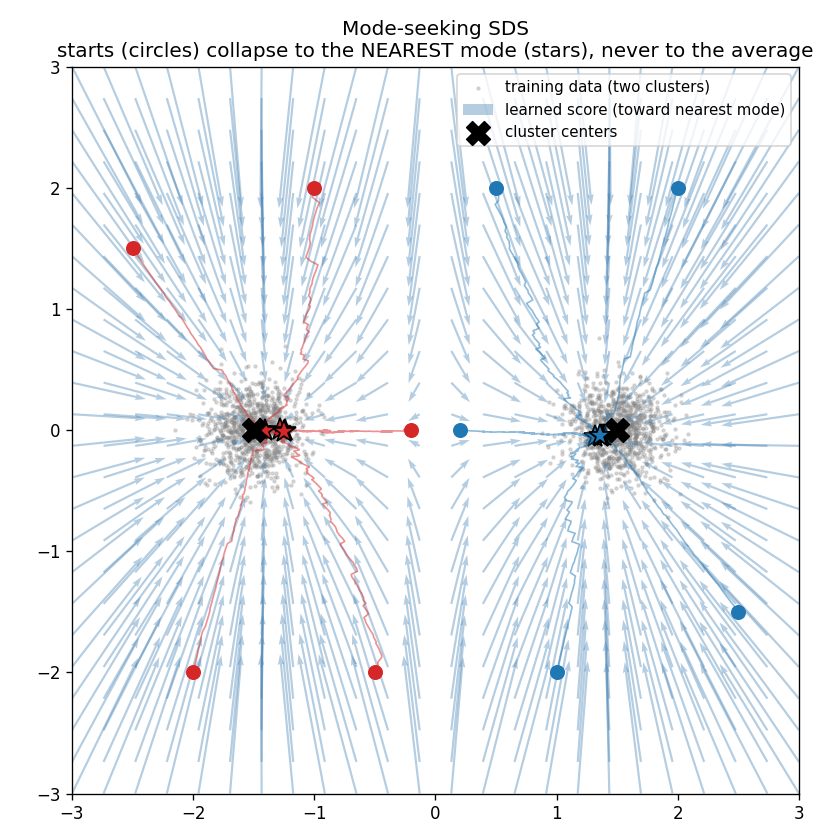

Write the Python code that produced this figure.
"""
SDS on the two-cluster diffusion model -- demonstrates mode-seeking.

Each starting point gets pulled toward the NEAREST cluster, not toward an
average of both. That is the core "mode-seeking" property of SDS that makes
DreamFusion outputs look like one canonical example rather than a blend.

Run:
    python experimental/sds_2d_clusters.py

Reads:
    experimental/ckpt_diffusion_2d_clusters.pt
Writes:
    experimental/sds_2d_clusters.png
"""

import os
import numpy as np
import torch
import matplotlib.pyplot as plt

from diffusion_2d import (
    TinyEpsNet, DEVICE, alpha_bars, sqrt_ab, sqrt_1mab,
)
from train_diffusion_2d_clusters import sample_clusters, CENTERS


CKPT_PATH = "experimental/ckpt_diffusion_2d_clusters.pt"
PLOT_PATH = "experimental/sds_2d_clusters.png"


def load_model():
    if not os.path.exists(CKPT_PATH):
        raise FileNotFoundError(
            f"No checkpoint at {CKPT_PATH}. Run "
            f"`python experimental/train_diffusion_2d_clusters.py` first."
        )
    model = TinyEpsNet().to(DEVICE)
    model.load_state_dict(
        torch.load(CKPT_PATH, map_location=DEVICE, weights_only=True)
    )
    model.eval()
    return model


def run_sds(model, theta_init, steps=400, lr=0.05, t_min=20, t_max=80):
    theta = torch.tensor(theta_init, dtype=torch.float32, device=DEVICE)
    traj = [theta.detach().cpu().numpy().copy()]

    for _ in range(steps):
        t = torch.randint(t_min, t_max, (1,), device=DEVICE)
        eps = torch.randn(2, device=DEVICE)
        x_t = sqrt_ab[t] * theta + sqrt_1mab[t] * eps

        with torch.no_grad():
            eps_pred = model(x_t[None], t)[0]

        w = (1 - alpha_bars[t])
        grad = w * (eps_pred - eps)
        theta = theta - lr * grad
        traj.append(theta.detach().cpu().numpy().copy())

    return np.stack(traj)


def plot(model, trajectories, save_to):
    fig, ax = plt.subplots(figsize=(7, 7))

    data = sample_clusters(2000).cpu().numpy()
    ax.scatter(data[:, 0], data[:, 1], s=3, alpha=0.25, color='gray',
               label='training data (two clusters)')

    # Score field
    grid = torch.linspace(-3, 3, 24, device=DEVICE)
    X, Y = torch.meshgrid(grid, grid, indexing='xy')
    pts = torch.stack([X.flatten(), Y.flatten()], dim=1)
    t_vis = torch.full((pts.shape[0],), 40, dtype=torch.long, device=DEVICE)
    with torch.no_grad():
        score = -model(pts, t_vis) / sqrt_1mab[40]
    U = score[:, 0].reshape(X.shape).cpu().numpy()
    V = score[:, 1].reshape(Y.shape).cpu().numpy()
    ax.quiver(X.cpu().numpy(), Y.cpu().numpy(), U, V, color='steelblue',
              alpha=0.4, scale=80, width=0.003,
              label='learned score (toward nearest mode)')

    # Color trajectories by which cluster they end up nearest to.
    centers_np = CENTERS.cpu().numpy()
    for traj in trajectories:
        end = traj[-1]
        d_left = np.linalg.norm(end - centers_np[0])
        d_right = np.linalg.norm(end - centers_np[1])
        c = 'tab:red' if d_left < d_right else 'tab:blue'
        ax.plot(traj[:, 0], traj[:, 1], '-', color=c, alpha=0.5, linewidth=1)
        ax.plot(traj[0, 0],  traj[0, 1],  'o', color=c, markersize=8)
        ax.plot(traj[-1, 0], traj[-1, 1], '*', color=c, markersize=14,
                markeredgecolor='black')

    # Mark the cluster centers
    ax.scatter(centers_np[:, 0], centers_np[:, 1], marker='X', s=200,
               color='black', zorder=5, label='cluster centers')

    ax.set_xlim(-3, 3); ax.set_ylim(-3, 3); ax.set_aspect('equal')
    ax.set_title("Mode-seeking SDS\n"
                 "starts (circles) collapse to the NEAREST mode (stars), "
                 "never to the average")
    ax.legend(loc='upper right', fontsize=9)
    plt.tight_layout()
    plt.savefig(save_to, dpi=120)
    print(f"Saved {save_to}")


def main():
    torch.manual_seed(0)
    print(f"Device: {DEVICE}")
    print(f"Loading checkpoint from {CKPT_PATH}...")
    model = load_model()

    # Spread starts around the plane to show the mode-seeking effect clearly.
    print("Running SDS from 10 starting points...")
    starts = [
        (-2.5,  1.5), (-1.0,  2.0), ( 0.5,  2.0), ( 2.0,  2.0),
        ( 2.5, -1.5), ( 1.0, -2.0), (-0.5, -2.0), (-2.0, -2.0),
        (-0.2,  0.0), ( 0.2,  0.0),  # near the saddle between modes
    ]
    trajectories = [run_sds(model, s) for s in starts]

    print("\nFinal positions and which mode they chose:")
    for s, traj in zip(starts, trajectories):
        end = traj[-1]
        nearest = "LEFT" if end[0] < 0 else "RIGHT"
        print(f"  start {s}  ->  end ({end[0]:+.3f}, {end[1]:+.3f})  [{nearest}]")

    plot(model, trajectories, save_to=PLOT_PATH)


if __name__ == "__main__":
    main()
